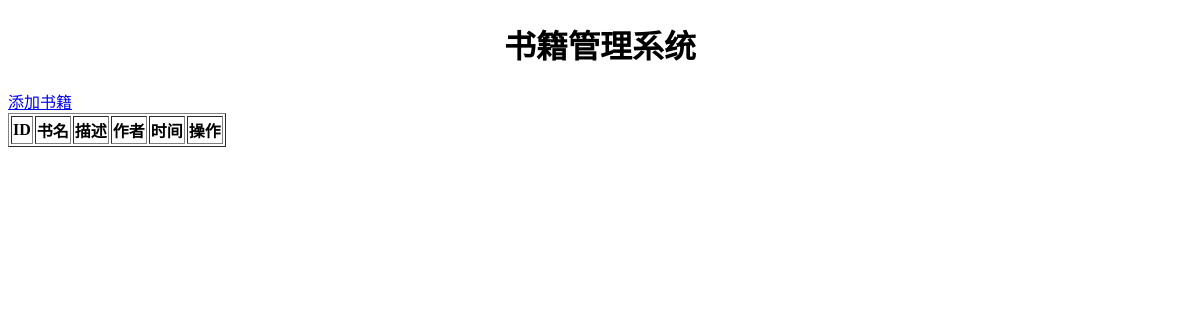
Page /index (signed in) on the earlier database version.
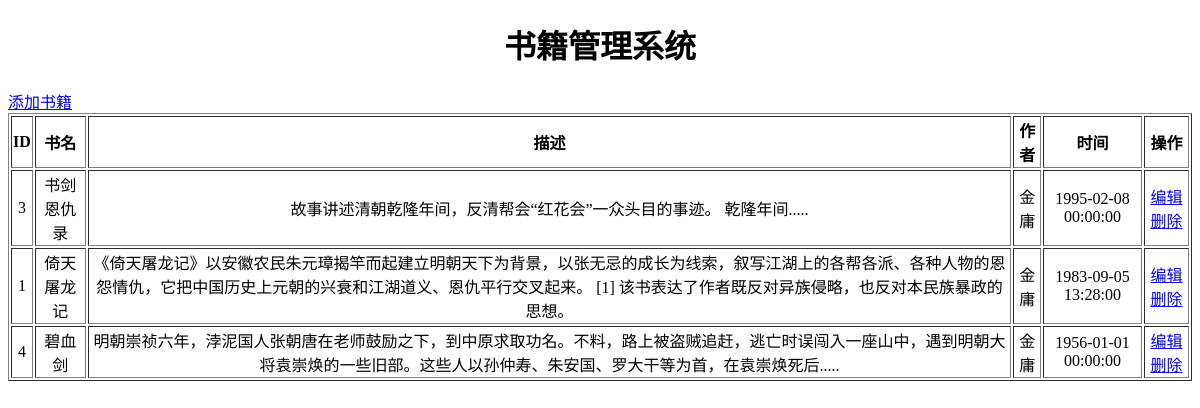
Same page on the later database version.
### tables this page shows
CREATE TABLE book (
  id INTEGER PRIMARY KEY AUTOINCREMENT,
  author_id INTEGER NOT NULL,
  author_name INTEGER NOT NULL,
  created TIMESTAMP NOT NULL DEFAULT CURRENT_TIMESTAMP,
  name TEXT NOT NULL,
  intro TEXT NOT NULL
);

### blue_print/__init__.py (the view)
    @app.route('/index')
    @auth
    def index():
        conection = db.get_db()
        query = 'SELECT * FROM book ORDER BY created DESC'
        cursor = conection.execute(query, ())
        books = cursor.fetchall()
        result_books = []
        for item in books:
            result_books.append({k: item[k] for k in item.keys()})
        cursor.close()
        return render_template('index.html', result_books=result_books)

### blue_print/db.py (called while the page is built)
def get_db():
    if 'db' not in g:
        g.db = sqlite3.connect(
            current_app.config['DATABASE'],
            detect_types=sqlite3.PARSE_DECLTYPES
        )
        g.db.row_factory = sqlite3.Row
    return g.db

### blue_print/views/auth.py (called while the page is built)
def auth(func):
    @functools.wraps(func)
    def inner(*args, **kwargs):
        if not session.get('username'):
            return redirect('/sigin/login')
        return func(*args, **kwargs)
    return inner

### blue_print/templates/index.html (shortened to what this page needs)
<!DOCTYPE html>
<html lang="en">
<head>
</head>
<body>
    <div style="text-align: center;">
        <h1 style="align-self: center;"> 书籍管理系统 </h1>
    </div>
    <div>
        <a href="/book/add">添加书籍</a>
    </div>
    <div style="text-align: center;">
        <table border=1>
            <thead>
                <tr>
                    <th>ID</th>
                    <th>书名</th>
                    <th>描述</th>
                    <th>作者</th>
                    <th>时间</th>
                    <th>操作</th>
                </tr>
            </thead>
            <tbody>
                {% for item in result_books %}
                <tr style="height: 50px !important; overflow: hidden;">
                    <td>{{ item.id }} </td>
                    <td>{{ item.name }} </td>
                    <td>{{ item.intro }}</td>
                    <td>{{ item.author_name }}</td>
                    <td>{{ item.created }}</td>
                    <td>
                        <a href="/book/editing/{{ item.id }}"> 编辑 </a>
                        <a href="#" onclick="deleteBook('{{ item.id }}')">删除</a>
                    </td>
                </tr>
                {% endfor %}
            </tbody>
        </table>
    </div>
</body>
</html>

Differences in the rows shown:
added book: id "3", name "书剑恩仇录", intro "故事讲述清朝乾隆年间，反清帮会“红花会”一众头目的事迹。 乾隆年间.....", author_name "金庸", created "1995-02-08 00:00:00"
added book: id "1", name "倚天屠龙记", intro "《倚天屠龙记》以安徽农民朱元璋揭竿而起建立明朝天下为背景，以张无忌的成长为线索，叙写江湖上的各帮各派、各种人物的恩怨情仇，它把中国历史上元朝的兴衰和江湖道义、恩仇平行交叉起来。 [1] 该书表达了作者既反对异族侵略，也反对本民族暴政的思想。", author_name "金庸", created "1983-09-05 13:28:00"
added book: id "4", name "碧血剑", intro "明朝崇祯六年，浡泥国人张朝唐在老师鼓励之下，到中原求取功名。不料，路上被盗贼追赶，逃亡时误闯入一座山中，遇到明朝大将袁崇焕的一些旧部。这些人以孙仲寿、朱安国、罗大干等为首，在袁崇焕死后.....", author_name "金庸", created "1956-01-01 00:00:00"
